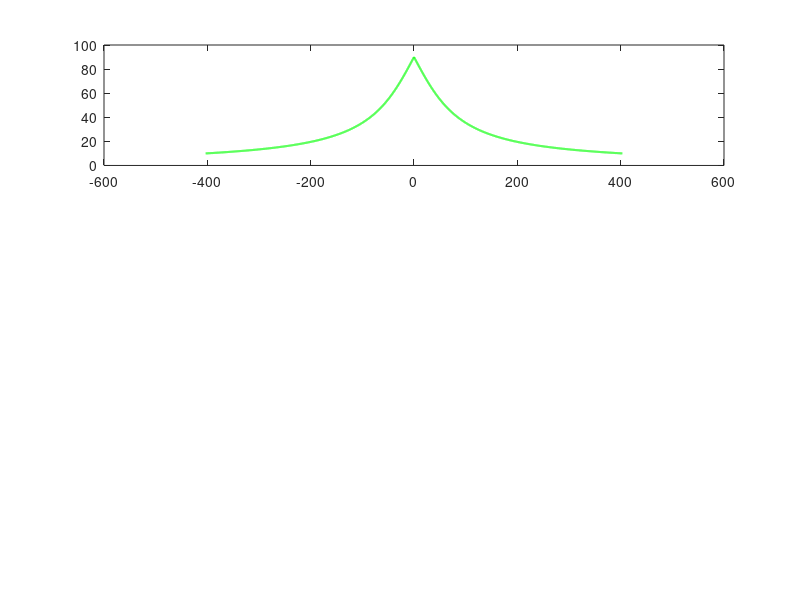

MATLAB code for this plot: (Note: this script raises an error after producing the figure.)
clear; 
clc;
close all;

c   = 3e8;          
GM  = 3.986e14;     
Re  = 6.371e6;      
fc  = 920e6;        
h   = 540e3;       

v_sat = sqrt(GM / (Re + h));  
t = -450 : 0.1 : 450;  

r  = sqrt(h^2 + (v_sat .* t).^2);  

El = atan2(h, abs(v_sat .* t));         

El_min = 10 * pi/180;
visible = El >= El_min;

dr_dt = (v_sat^2 .* t) ./ r;           
fd    = -(fc / c) .* dr_dt;
dfd_dt = -(fc / c) .* (v_sat^2 ./ r - v_sat^4 .* t.^2 ./ r.^3);
tau   = r/c;                          

t_vis   = t(visible);
fd_vis  = fd(visible);
tau_vis = tau(visible);
El_vis  = El(visible) * 180/pi;
dfd_dt_vis = dfd_dt(visible);

font_size = 24;

figure;
subplot(3,1,1);
plot(t_vis, El_vis, 'g', 'LineWidth', 1.5);
yline(10, '--k'); grid on;
xlabel('time [s]'); ylabel('elevation angle [deg]');
title('Elevation Angle');
set(gca, 'FontSize', font_size);

subplot(3,1,2);
plot(t_vis, fd_vis/1e3, 'b', 'LineWidth', 1.5);
yline(0, '--k'); grid on;
xlabel('time [s]'); ylabel('Doppler [kHz]');
title('Doppler Shift');
set(gca, 'FontSize', font_size);

subplot(3,1,3);
plot(t_vis, abs(dfd_dt_vis), 'm', 'LineWidth', 1.5);
yline(0, '--k'); grid on;
xlabel('time [s]'); ylabel('Doppler rate [Hz/s]');
title('Doppler Rate');
set(gca, 'FontSize', font_size);

figure;
subplot(2,1,1);
plot(t_vis, El_vis, 'g', 'LineWidth', 1.5);
yline(10, '--k'); grid on;
xlabel('time [s]'); ylabel('elevation angle [deg]');
title('Elevation Angle');
set(gca, 'FontSize', font_size);

subplot(2,1,2);
plot(t_vis, (tau_vis - min(tau_vis))*1e3, 'r', 'LineWidth', 1.5);
grid on;
xlabel('time [s]'); ylabel('latency [ms]');
title('Propagation Delay Variation (天頂を基準)');
set(gca, 'FontSize', font_size);

fprintf('Satellite Speed         : %.1f km/s\n', v_sat/1e3);
fprintf('Maximum Doppler Shift   : ±%.1f kHz\n', max(abs(fd_vis))/1e3);
fprintf('Delay Variation Range   : %.2f ms\n', (max(tau_vis)-min(tau_vis))*1e3);
fprintf('Visibility Duration     : %.1f min\n', (t_vis(end)-t_vis(1))/60);
